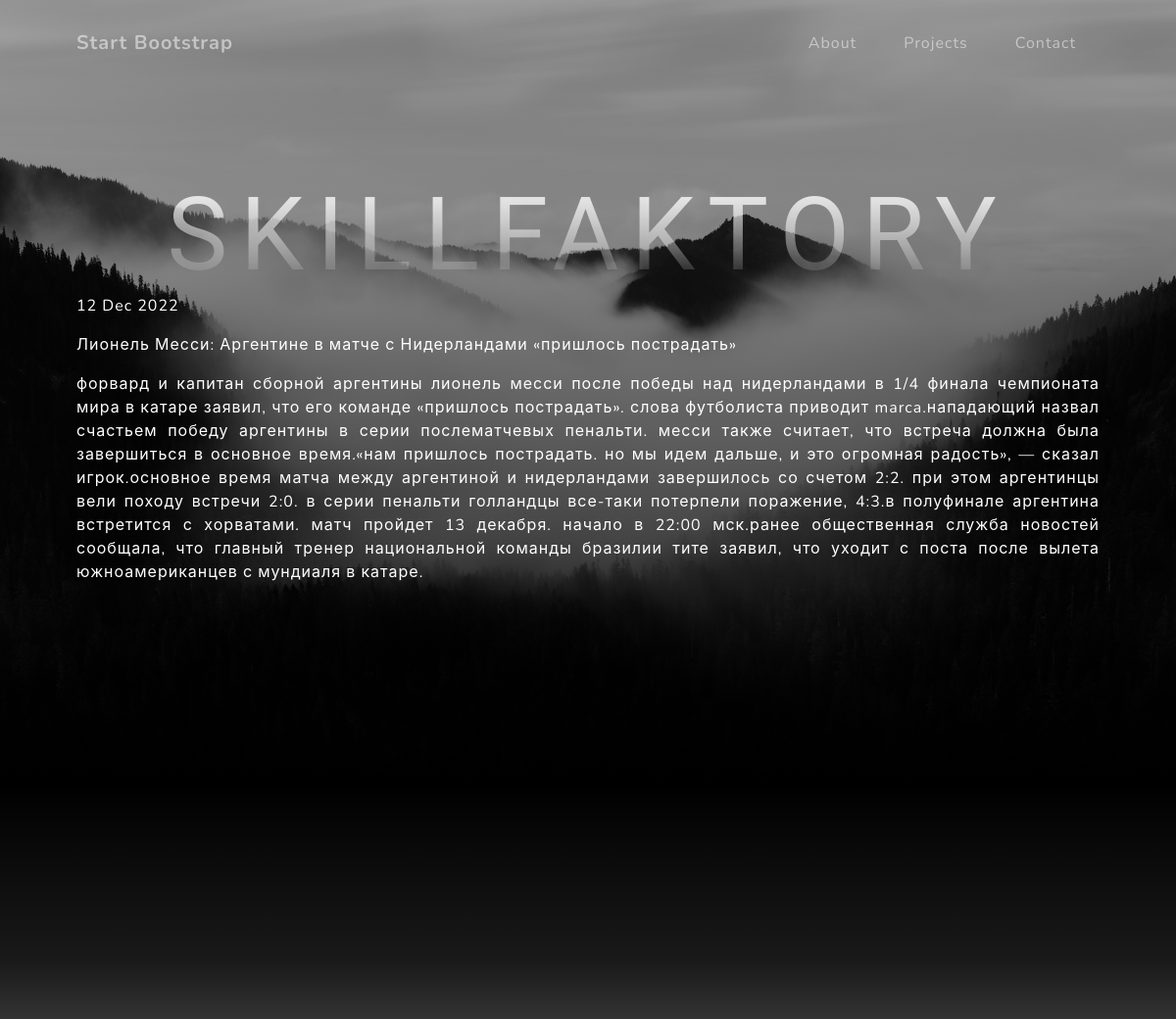
The page /news/2 on the database its author committed.
### news/models.py (models this page shows, shortened)
class Post(models.Model):
    news = "NS"
    papers = "PP"
    event_choose = [(news, "Новость"), (papers, "Статья")]
    post_author = models.ForeignKey(Author, on_delete=models.CASCADE)
    categories = models.ManyToManyField(Category, through=PostCategory)
    time_in_post = models.DateTimeField(auto_now_add=True)
    event = models.CharField(choices=event_choose, max_length=2)
    title = models.CharField(max_length=199)
    post_text = models.TextField()
    post_rating = models.IntegerField(default=0)

### news/views.py (the view)
# urls.py: path('<int:pk>', PostDetail.as_view()),
class PostDetail(DetailView):
      model = Post
      template_name = 'post_id.html'
      context_object_name = 'post'

### news/templatetags/custom_filters.py (called while the page is built)
@register.filter(name='censor')
def censor(value):
    for sw in stop_words:
        value = value.lower().replace(sw.lower(), '*')
    return value

### templates/post_id.html (shortened to what this page needs)
{% extends 'flatpages/default.html' %}
{% load custom_filters %}
{% block content_id %}
<span style="color: #ffffff;">
               <p style="text-align: justify;">{{ post.time_in_post|date:'d M Y'  }}</p>
               <p style="text-align: justify;">{{ post.title }}</p>
               <p style="text-align: justify;">{{ post.post_text|censor}}</p>
</span>
{% endblock content_id %}

### rows shown on the page
Post: time_in_post "12 Dec 2022", title "Лионель Месси: Аргентине в матче с Нидерландами «пришлось пострадать»", post_text|censor "форвард и капитан сборной аргентины лионель месси после победы над нидерландами в 1/4 финала чемпионата мира в катаре заявил, что его команде «пришлось пострадать». слова футболиста приводит marca.нападающий назвал счастьем победу аргентины в серии послематчевых пенальти. месси также считает, что встреча должна была завершиться в основное время.«нам пришлось пострадать. но мы идем дальше, и это огромная радость», — сказал игрок.основное время матча между аргентиной и нидерландами завершилось со счетом 2:2. при этом аргентинцы вели походу встречи 2:0. в серии пенальти голландцы все-таки потерпели поражение, 4:3.в полуфинале аргентина встретится с хорватами. матч пройдет 13 декабря. начало в…"
